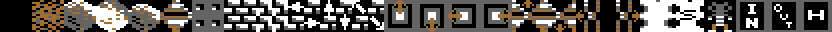
#> input picture tools/hashmaker/large.png, 832 x 32 px
$ python hashmaker.py
#> lines starting #> are read from the running program, lines starting #| are printed output that depends on the picture
#!/usr/bin/env python3

# This tool can be used to produce a hash map initialization file for KrisszConvert.
# It requires the presence of two sample screenshots, large.png and small.png, taken
# from Krissz Engine with default colors (#000000 #ffffff #646464 #a36e30). These
# samples must contain the exact set of objects in the first row (see the default
# examples). The large sample must be taken from the Construction kit using the
# Preview Cave Image option, the small sample must be taken from the cave preview
# in the cave list browser. The tool will produce the file "krisszengine.ini" that
# contains the "training" data for KrisszConvert to use to determine the color set
# and the tiles present on the input map images.

# License: GNU GPL 3.0, see LICENSE

import PIL, PIL.Image
import os

HASH_ORDER = [' ', '.', 'r', '%', '*', 'd', 'W', 'w', 'M', 'x', 'v', 'e', 'O', 'o',
              'Q', 'q', 'b', 'c', 'C', 'B', 'a', 's', 'F', 'P', 'X', 'H']

HASH_ORDER_SMALL = [' ', '.', 'r', '%', '*', 'd', 'W', 'w', 'w', 'w', 'w', 'w', 'Q', 'Q',
                    'Q', 'Q', 'c', 'c', 'c', 'c', 'a', 's', 'F', 'F', 'W', 'W']

OUTPUT_HASH_FILE = "krisszconvert.ini"

DEFAULT_COLORS = [
    (0x00, 0x00 ,0x00),
    (0xFF, 0xFF, 0xFF),
    (0x64, 0x64, 0x64),
    (0xA3, 0x6E, 0x30)
]

COLOR_PERMUTATIONS = [
    [DEFAULT_COLORS[0], DEFAULT_COLORS[1], DEFAULT_COLORS[2], DEFAULT_COLORS[3]], # 4 unique colors
    [DEFAULT_COLORS[0], DEFAULT_COLORS[1], DEFAULT_COLORS[2], DEFAULT_COLORS[0]], # 3 unique colors, 4 = 1
    [DEFAULT_COLORS[0], DEFAULT_COLORS[1], DEFAULT_COLORS[2], DEFAULT_COLORS[1]], # 3 unique colors, 4 = 2
    [DEFAULT_COLORS[0], DEFAULT_COLORS[1], DEFAULT_COLORS[2], DEFAULT_COLORS[2]], # 3 unique colors, 4 = 3
    [DEFAULT_COLORS[0], DEFAULT_COLORS[1], DEFAULT_COLORS[0], DEFAULT_COLORS[3]], # 3 unique colors, 3 = 1
    [DEFAULT_COLORS[0], DEFAULT_COLORS[1], DEFAULT_COLORS[1], DEFAULT_COLORS[3]], # 3 unique colors, 3 = 2
    [DEFAULT_COLORS[0], DEFAULT_COLORS[1], DEFAULT_COLORS[3], DEFAULT_COLORS[3]], # 3 unique colors, 3 = 4
    [DEFAULT_COLORS[0], DEFAULT_COLORS[0], DEFAULT_COLORS[2], DEFAULT_COLORS[3]], # 3 unique colors, 2 = 1
    [DEFAULT_COLORS[0], DEFAULT_COLORS[2], DEFAULT_COLORS[2], DEFAULT_COLORS[3]], # 3 unique colors, 2 = 3
    [DEFAULT_COLORS[0], DEFAULT_COLORS[3], DEFAULT_COLORS[2], DEFAULT_COLORS[3]], # 3 unique colors, 2 = 4
    [DEFAULT_COLORS[1], DEFAULT_COLORS[1], DEFAULT_COLORS[2], DEFAULT_COLORS[3]], # 3 unique colors, 1 = 2
    [DEFAULT_COLORS[2], DEFAULT_COLORS[1], DEFAULT_COLORS[2], DEFAULT_COLORS[3]], # 3 unique colors, 1 = 3
    [DEFAULT_COLORS[3], DEFAULT_COLORS[1], DEFAULT_COLORS[2], DEFAULT_COLORS[3]], # 3 unique colors, 1 = 4
]

def get_converted_color(color, permutation):
    if color[0] == DEFAULT_COLORS[0][0] and color[1] == DEFAULT_COLORS[0][1] and color[2] == DEFAULT_COLORS[0][2]:
        return permutation[0]
    if color[0] == DEFAULT_COLORS[1][0] and color[1] == DEFAULT_COLORS[1][1] and color[2] == DEFAULT_COLORS[1][2]:
        return permutation[1]
    if color[0] == DEFAULT_COLORS[2][0] and color[1] == DEFAULT_COLORS[2][1] and color[2] == DEFAULT_COLORS[2][2]:
        return permutation[2]
    if color[0] == DEFAULT_COLORS[3][0] and color[1] == DEFAULT_COLORS[3][1] and color[2] == DEFAULT_COLORS[3][2]:
        return permutation[3]
    else:
        print(f"Unexpected behavior: queried a converted color {color} for permutation {permutation}. Hashing will fail.")
        return (0x00, 0x00, 0x00)

def get_permutation_def(permutation):
    color1 = get_color_code(permutation[0][0], permutation[0][1], permutation[0][2])
    color2 = get_color_code(permutation[1][0], permutation[1][1], permutation[1][2])
    color3 = get_color_code(permutation[2][0], permutation[2][1], permutation[2][2])
    color4 = get_color_code(permutation[3][0], permutation[3][1], permutation[3][2])
    return f"{color1} {color2} {color3} {color4}"

def get_dimensions(image):
    return (int(image.size[0] / 32), int(image.size[1] / 32))

def get_color_code(r, g, b):
    return '#%02x%02x%02x' % (r, g, b)

def get_color_from_hexcode(hexcode):
    return ( (int(hexcode[1:3], base=16), int(hexcode[3:5], base=16), int(hexcode[5:7], base=16)) )

def get_block_hash(image, x, y, permutation):
    hash = 0
    for xloc in range(32):
        for yloc in range(32):
            color = PIL.Image.Image.getpixel(image, (x * 32 + xloc, y * 32 + yloc) )
            color = get_converted_color(color, permutation)
            hash += int((color[0] + 2 * color[1] + 4 * color[2]) / (yloc + 1) * xloc)
    return hash

def run():
    if not os.path.exists("large.png"):
        print("Source PNG file not found: large.png, hashing will fail.")
        exit(1)
    if not os.path.exists("small.png"):
        print("Source PNG file not found: small.png, hashing will fail.")
        exit(1)

    LARGE_HASH_SET = {}
    SMALL_HASH_SET = {}

    f = open(OUTPUT_HASH_FILE, "w")
    f.write("; This file contains training data for Krissz Engine cave image conversion.\n")
    f.write("; It is not meant for manual editing. Changing this file will likely make the conversion fail.\n\n")

    # Hash the "large.png" set
    print("Hashing 32x32 (large) sample - large.png")
    f.write("[large]\n")
    cave_image = PIL.Image.open("large.png").convert("RGB")
    cave_dim = get_dimensions(cave_image)
#> cave_dim = (26, 1)
    cave_width = cave_dim[0]
#> cave_width = 26
    for colorset in COLOR_PERMUTATIONS:
        colorset_def = get_permutation_def(colorset)
        print(f"Hashing permutation: {colorset_def}")
        hash_id = 0
        hashed_for_this_set = {}
        for x in range(cave_width):
            block_hash = get_block_hash(cave_image, x, 0, colorset)
            block_char = HASH_ORDER[hash_id]
            if block_hash in LARGE_HASH_SET.keys():
                if LARGE_HASH_SET[block_hash] != block_char:
                    #print(f"-- Duplicate hash: {block_hash}. The set does not hash to a unique representation.")
                    continue
            hash_id += 1
            hashed_for_this_set[block_hash] = block_char
            if hash_id >= len(HASH_ORDER):
                break
        for hash in hashed_for_this_set.keys():
            LARGE_HASH_SET[hash] = hashed_for_this_set[hash]
#> after the loop, LARGE_HASH_SET = 276 items
    for hash in LARGE_HASH_SET.keys():
        f.write(f"{hash}={LARGE_HASH_SET[hash]}\n")
#> this loop made 276 passes
#> hash on passes 2 to 4: 685762, 1585274, 1388889
    f.write("\n")

    # Hash the "small.png" set
    print("Hashing 16x16 (small) sample - small.png")
    f.write("[small]\n")
    cave_image = PIL.Image.open("small.png").convert("RGB")
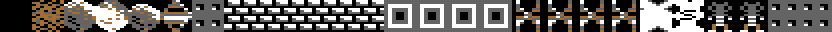
#> input picture tools/hashmaker/small.png, 416 x 16 px (shown 2 times larger)
#> cave_image is the input picture: PIL image 416x16 RGB; mean R, G, B 102.8, 99.6, 95.9
    cave_image = cave_image.resize((cave_image.width * 2, cave_image.height * 2), PIL.Image.NEAREST)
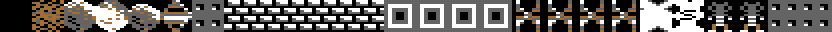
#> cave_image: PIL image 832x32 RGB; mean R, G, B 102.8, 99.6, 95.9
    cave_dim = get_dimensions(cave_image)
    cave_width = cave_dim[0]
    for colorset in COLOR_PERMUTATIONS:
        colorset_def = get_permutation_def(colorset)
        print(f"Hashing permutation: {colorset_def}")
        hash_id = 0
        hashed_for_this_set = {}
        for x in range(cave_width):
            block_hash = get_block_hash(cave_image, x, 0, colorset)
            block_char = HASH_ORDER_SMALL[hash_id]
            if block_hash in SMALL_HASH_SET.keys():
                if SMALL_HASH_SET[block_hash] != block_char:
                    #print(f"-- Duplicate hash: {block_hash}. The set does not hash to a unique representation.")
                    continue
            hash_id += 1
            hashed_for_this_set[block_hash] = block_char
            if hash_id >= len(HASH_ORDER_SMALL):
                break
        for hash in hashed_for_this_set.keys():
            SMALL_HASH_SET[hash] = hashed_for_this_set[hash]
#> after the loop, SMALL_HASH_SET = 137 items
    for hash in SMALL_HASH_SET.keys():
        f.write(f"{hash}={SMALL_HASH_SET[hash]}\n")
#> this loop made 137 passes
#> hash on passes 2 to 13: 685762, 1585274, 1388889, 798597, 855664, 1299999, 2127920, 1825385, 521190, 2429909, 2926192, 418822
    f.close()

    print(f"Created a hash table containing {len(LARGE_HASH_SET) + len(SMALL_HASH_SET)} tile hashes.")
#| Created a hash table containing 413 tile hashes.

if __name__ == '__main__':
    run()
